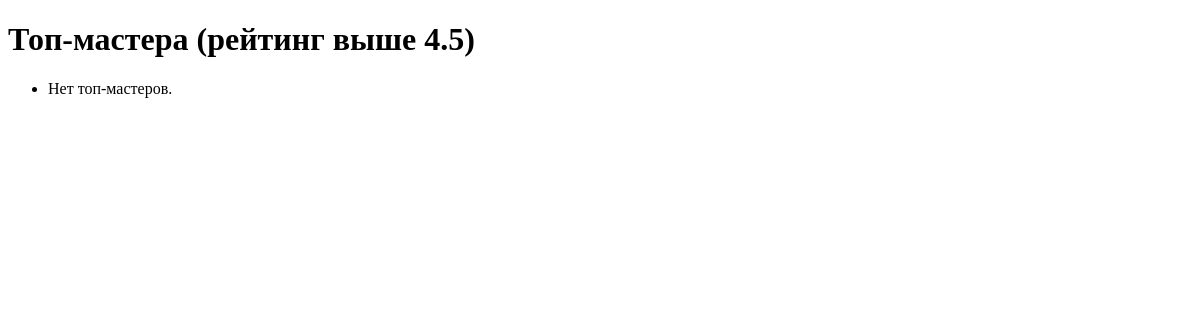
Page /top_masters/ on the earlier database version.
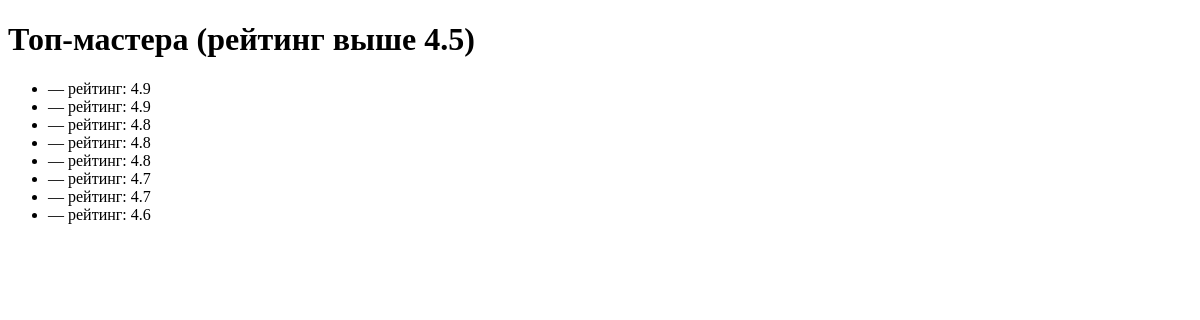
Same page on the later database version.
### salon/models.py (models this page shows, shortened)
class Master(models.Model):
    SPECIALIZATION_CHOICES = [
        ('hair', 'Парикмахер'),
        ('nails', 'Маникюр'),
        ('cosmetology', 'Косметолог'),
        ('massage', 'Массажист'),
        ('barber', 'Барбер'),
    ]
    salon = models.ForeignKey(Salon, on_delete=models.CASCADE, related_name='masters', verbose_name="Салон")
    first_name = models.CharField(max_length=50, verbose_name="Имя")
    last_name = models.CharField(max_length=50, verbose_name="Фамилия")
    specialization = models.CharField(max_length=20, choices=SPECIALIZATION_CHOICES, verbose_name="Специализация")
    experience = models.IntegerField(validators=[MinValueValidator(0)], verbose_name="Опыт работы (лет)")
    rating = models.FloatField(
        validators=[MinValueValidator(0.0), MaxValueValidator(5.0)],
        default=0.0,
        verbose_name="Рейтинг"
    )
    is_active = models.BooleanField(default=True, verbose_name="Активный")
    hire_date = models.DateField(verbose_name="Дата приема на работу")
    class Meta:
        verbose_name = "Мастер"
        verbose_name_plural = "Мастера"
        ordering = ['-rating', 'last_name']

### salon/views.py (the view)
# urls.py: path('top_masters/', views.top_masters, name='top_masters'),
def top_masters(request):
    masters = Master.objects.filter(rating__gt=4.5)
    return render(request, 'salon/top_masters.html', {'masters': masters})

### salon/templates/salon/top_masters.html (shortened to what this page needs)
<!DOCTYPE html>
<html lang="en">
<head>
</head>
<body>
    <h1>Топ-мастера (рейтинг выше 4.5)</h1>
<ul>
  {% for master in masters %}
    <li>{{ master.name }} — рейтинг: {{ master.rating }}</li>
  {% empty %}
    <li>Нет топ-мастеров.</li>
  {% endfor %}
</ul>
</body>
</html>

Differences in the rows shown:
added Master: rating "4.9"
added Master: rating "4.9"
added Master: rating "4.8"
added Master: rating "4.8"
added Master: rating "4.8"
added Master: rating "4.7"
added Master: rating "4.7"
added Master: rating "4.6"
Other differences:
text no longer shown: "Нет топ-мастеров."
